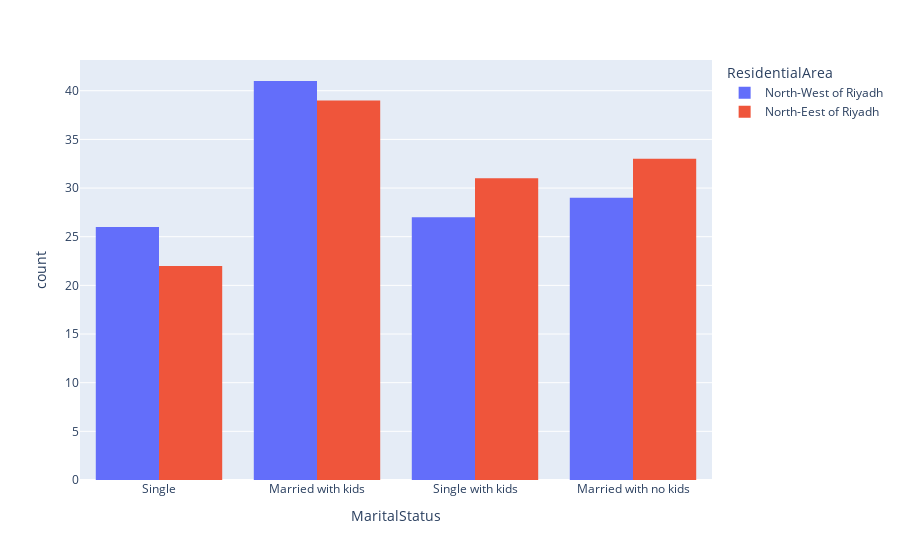

This figure's notebook cell:
### Code cell
fig = px.histogram(df_viz_north, x="MaritalStatus", color="ResidentialArea", barmode = 'group')
fig.show()

### Figure 1 — Plotly figure (JSON) as saved in the notebook; plotly's stock layout.template omitted (floating-point values rounded to 4 significant figures)
{"data": [{"alignmentgroup": "True", "bingroup": "x", "hovertemplate": "ResidentialArea=North-West of Riyadh<br>MaritalStatus=%{x}<br>count=%{y}<extra></extra>", "legendgroup": "North-West of Riyadh", "marker": {"color": "#636efa", "pattern": {"shape": ""}}, "name": "North-West of Riyadh", "offsetgroup": "North-West of Riyadh", "orientation": "v", "showlegend": true, "type": "histogram", "x": ["Single", "Married with kids", "Married with kids", "Single with kids", "Single", "Single", "Single with kids", "Married with no kids", "Married with kids", "Married with kids", "Married with no kids", "Single with kids", "Married with kids", "Married with no kids", "Married with kids", "Single with kids", "Single", "Married with kids", "Married with kids", "Married with kids", "Single", "Single", "Married with kids", "Married with kids", "Single with kids", "Single with kids", "Single with kids", "Married with kids", "Married with kids", "Single with kids", "Single with kids", "Single", "Single with kids", "Married with kids", "Married with kids", "Married with kids", "Single", "Married with no kids", "Single with kids", "Single", "Married with kids", "Single with kids", "Single with kids", "Single with kids", "Married with kids", "Married with no kids", "Married with no kids", "Married with no kids", "Married with kids", "Married with kids", "Married with kids", "Single with kids", "Single with kids", "Married with no kids", "Single with kids", "Married with no kids", "Single with kids", "Single", "Married with kids", "Single with kids", "Single", "Single", "Single with kids", "Single", "Single", "Married with no kids", "Married with no kids", "Married with kids", "Married with kids", "Married with kids", "Single", "Single", "Married with no kids", "Single with kids", "Married with no kids", "Married with kids", "Single", "Single", "Single with kids", "Married with kids", "Single with kids", "Married with no kids", "Single", "Married with no kids", "Married with kids", "Married with no kids", "Married with kids", "Single", "Married with kids", "Single", "Single", "Married with no kids", "Married with no kids", "Married with kids", "Single", "Married with kids", "Married with no kids", "Married with no kids", "Married with no kids", "Married with kids", "Single with kids", "Married with no kids", "Single", "Married with no kids", "Single with kids", "Married with kids", "Married with kids", "Single with kids", "Married with no kids", "Married with kids", "Single", "Married with no kids", "Married with kids", "Married with kids", "Single with kids", "Married with no kids", "Married with no kids", "Married with no kids", "Married with kids", "Single", "Married with kids", "Married with no kids", "Married with kids"], "xaxis": "x", "yaxis": "y"}, {"alignmentgroup": "True", "bingroup": "x", "hovertemplate": "ResidentialArea=North-Eest of Riyadh<br>MaritalStatus=%{x}<br>count=%{y}<extra></extra>", "legendgroup": "North-Eest of Riyadh", "marker": {"color": "#EF553B", "pattern": {"shape": ""}}, "name": "North-Eest of Riyadh", "offsetgroup": "North-Eest of Riyadh", "orientation": "v", "showlegend": true, "type": "histogram", "x": ["Single", "Married with no kids", "Married with kids", "Married with no kids", "Married with no kids", "Single with kids", "Single with kids", "Married with no kids", "Married with kids", "Married with kids", "Married with kids", "Married with no kids", "Married with kids", "Married with no kids", "Married with no kids", "Single", "Married with kids", "Single with kids", "Married with no kids", "Married with no kids", "Married with no kids", "Single with kids", "Married with no kids", "Single", "Single with kids", "Single with kids", "Married with no kids", "Single", "Married with no kids", "Single", "Single with kids", "Single", "Single", "Married with kids", "Married with no kids", "Married with no kids", "Married with kids", "Married with kids", "Single with kids", "Married with kids", "Single", "Married with no kids", "Married with no kids", "Married with kids", "Married with kids", "Single", "Married with kids", "Married with kids", "Married with kids", "Married with kids", "Married with kids", "Single", "Married with no kids", "Married with kids", "Married with kids", "Married with kids", "Married with no kids", "Single", "Single with kids", "Married with no kids", "Single with kids", "Single with kids", "Single with kids", "Married with kids", "Single", "Married with kids", "Single with kids", "Married with kids", "Married with kids", "Single", "Single with kids", "Married with kids", "Single with kids", "Married with no kids", "Single", "Married with kids", "Single with kids", "Married with kids", "Single with kids", "Married with kids", "Married with kids", "Single with kids", "Single", "Married with no kids", "Single", "Married with kids", "Single with kids", "Married with no kids", "Married with kids", "Single", "Single with kids", "Single", "Married with no kids", "Married with no kids", "Single with kids", "Single with kids", "Single", "Married with kids", "Single with kids", "Married with no kids", "Married with kids", "Married with no kids", "Married with kids", "Single with kids", "Married with no kids", "Married with kids", "Married with kids", "Single with kids", "Single with kids", "Single", "Married with no kids", "Single", "Married with no kids", "Single with kids", "Single with kids", "Single with kids", "Single with kids", "Single with kids", "Married with no kids", "Married with no kids", "Single", "Married with kids", "Married with kids", "Married with no kids", "Married with kids"], "xaxis": "x", "yaxis": "y"}], "layout": {"barmode": "group", "legend": {"title": {"text": "ResidentialArea"}, "tracegroupgap": 0}, "margin": {"t": 60}, "xaxis": {"anchor": "y", "domain": [0, 1], "title": {"text": "MaritalStatus"}}, "yaxis": {"anchor": "x", "domain": [0, 1], "title": {"text": "count"}}}}
